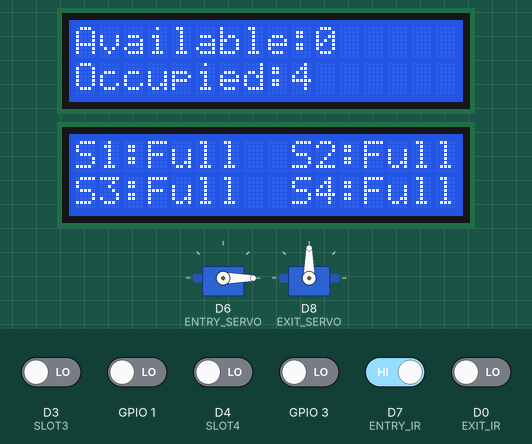
A sketch run on a simulated ESP8266 (NodeMCU). Shown: 2 × servo, 2 × 16×2 character LCD. The inputs (shaded band) are chosen by the test bench; at power-on: D7 (ENTRY_IR) HIGH, D0 (EXIT_IR), D3 (SLOT3), D4 (SLOT4), GPIO 1, GPIO 3 LOW.

Above: at 1.3 s.
1.4 s: D3 (SLOT3) driven HIGH and D0 (EXIT_IR) driven HIGH
At 4.2 s:
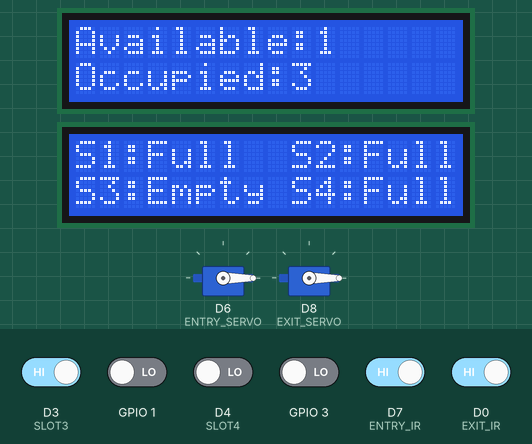
4.4 s: GPIO 1 driven HIGH
At 4.9 s:
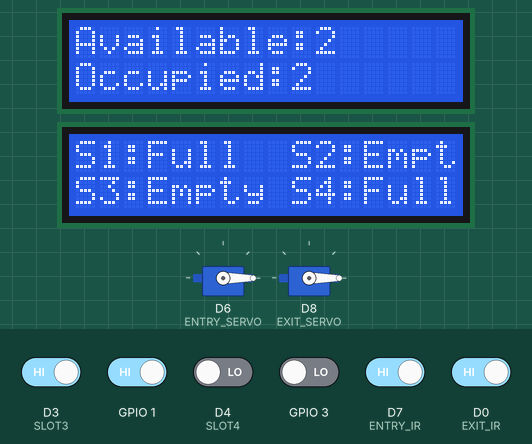
6.0 s: D3 (SLOT3) driven LOW
At 6.3 s:
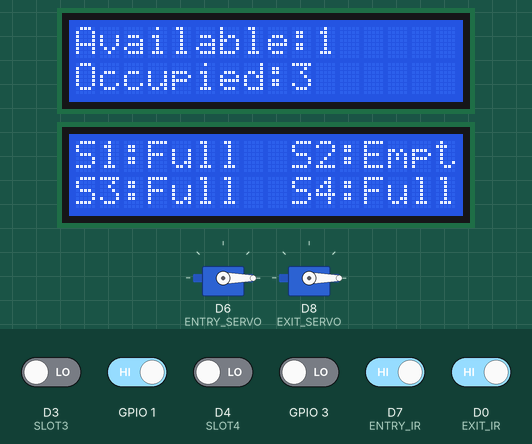
7.5 s: D4 (SLOT4) driven HIGH
At 8.8 s:
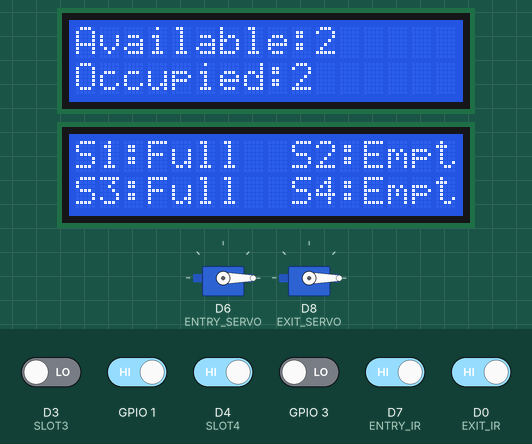
9.1 s: GPIO 3 driven HIGH
At 10.3 s:
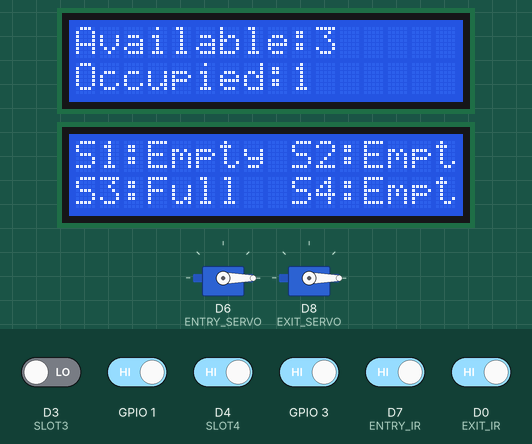
10.9 s: D3 (SLOT3) driven HIGH
At 11.9 s:
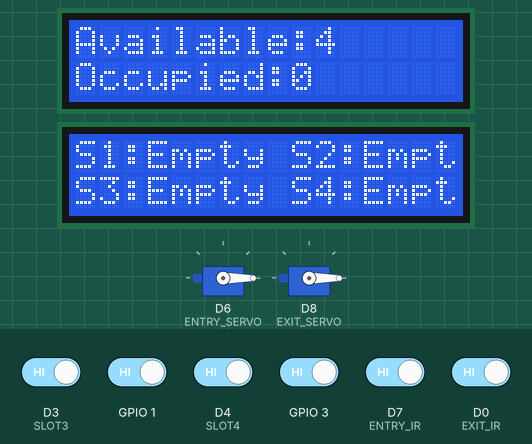
Timing chart, 0 to 13.7 s (numbered marks = the images above; inputs shaded):
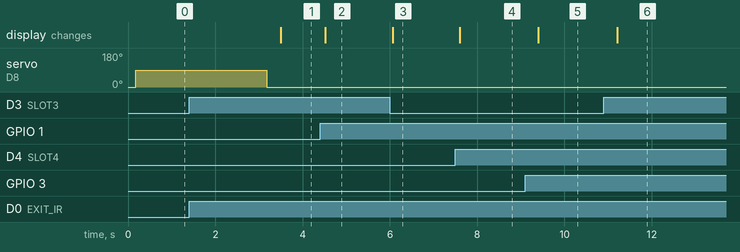

Measured:
- after the input at 1.4 s, the display: changes after 2.1 s (image 1)
- after the input at 4.4 s, the display: changes after 0.12 s (image 2)
- after the input at 6.0 s, the display: changes after 0.06 s (image 3)
- after the input at 7.5 s, the display: changes after 0.10 s (image 4)
- after the input at 9.1 s, the display: changes after 0.30 s (image 5)
- after the input at 10.9 s, the display: changes after 0.31 s (image 6)

The sketch:

Crowd_Monitoring_System.ino
```cpp
#include <Wire.h>
#include <LiquidCrystal_I2C.h>
#include <Servo.h>

LiquidCrystal_I2C lcd1(0x27,16,2);
LiquidCrystal_I2C lcd2(0x26,16,2);   // Change if address differs

Servo entryServo;
Servo exitServo;

//---------------Pins---------------//
#define ENTRY_IR D7
#define EXIT_IR  D0

#define SLOT1 RX
#define SLOT2 TX
#define SLOT3 D3
#define SLOT4 D4

#define ENTRY_SERVO D6
#define EXIT_SERVO  D8

//----------------------------------//

int totalSlots = 4;
int availableSlots = 4;

bool slot1,slot2,slot3,slot4;

void setup()
{
  Serial.begin(115200);

  pinMode(ENTRY_IR,INPUT);
  pinMode(EXIT_IR,INPUT);

  pinMode(SLOT1,INPUT);
  pinMode(SLOT2,INPUT);
  pinMode(SLOT3,INPUT);
  pinMode(SLOT4,INPUT);

  entryServo.attach(ENTRY_SERVO);
  exitServo.attach(EXIT_SERVO);

  entryServo.write(0);
  exitServo.write(0);

  lcd1.init();
  lcd1.backlight();

  lcd2.init();
  lcd2.backlight();

  updateSlots();
  displayLCD();
}

void loop()
{
  updateSlots();

  //================ ENTRY =================//

  if(digitalRead(ENTRY_IR)==LOW)
  {
      if(availableSlots>0)
      {
          entryServo.write(90);
          delay(3000);
          entryServo.write(0);
      }
      else
      {
          lcd1.clear();
          lcd1.setCursor(0,0);
          lcd1.print("PARKING FULL");
          delay(2000);
      }

      while(digitalRead(ENTRY_IR)==LOW);
  }

  //================ EXIT =================//

  if(digitalRead(EXIT_IR)==LOW)
  {
      exitServo.write(90);
      delay(3000);
      exitServo.write(0);

      while(digitalRead(EXIT_IR)==LOW);
  }

  displayLCD();

  delay(200);
}

void updateSlots()
{
    slot1 = digitalRead(SLOT1);
    slot2 = digitalRead(SLOT2);
    slot3 = digitalRead(SLOT3);
    slot4 = digitalRead(SLOT4);

    availableSlots = 0;

    if(slot1==HIGH) availableSlots++;
    if(slot2==HIGH) availableSlots++;
    if(slot3==HIGH) availableSlots++;
    if(slot4==HIGH) availableSlots++;
}

void displayLCD()
{
    lcd1.clear();

    lcd1.setCursor(0,0);
    lcd1.print("Available:");
    lcd1.print(availableSlots);

    lcd1.setCursor(0,1);
    lcd1.print("Occupied:");
    lcd1.print(totalSlots-availableSlots);

    lcd2.clear();

    lcd2.setCursor(0,0);
    lcd2.print("S1:");
    lcd2.print(slot1?"Empty":"Full");

    lcd2.setCursor(9,0);
    lcd2.print("S2:");
    lcd2.print(slot2?"Empty":"Full");

    lcd2.setCursor(0,1);
    lcd2.print("S3:");
    lcd2.print(slot3?"Empty":"Full");

    lcd2.setCursor(9,1);
    lcd2.print("S4:");
    lcd2.print(slot4?"Empty":"Full");
}
```
